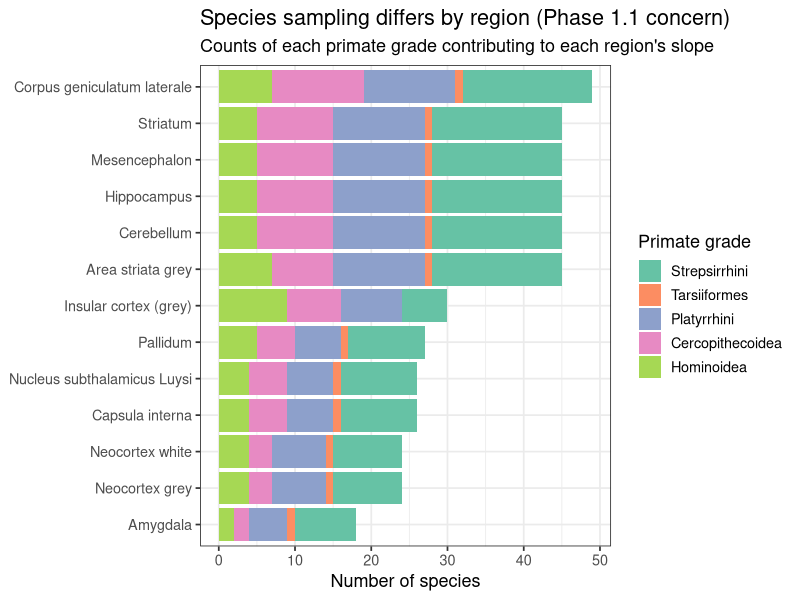
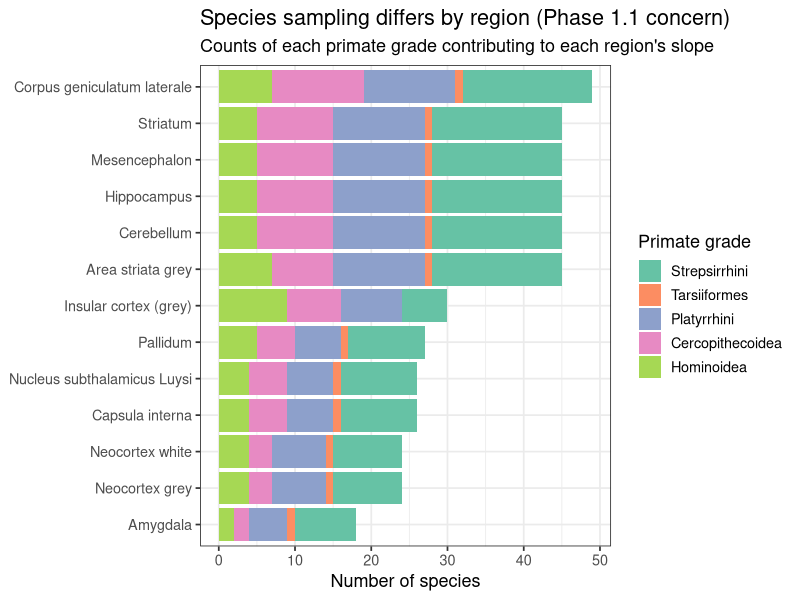
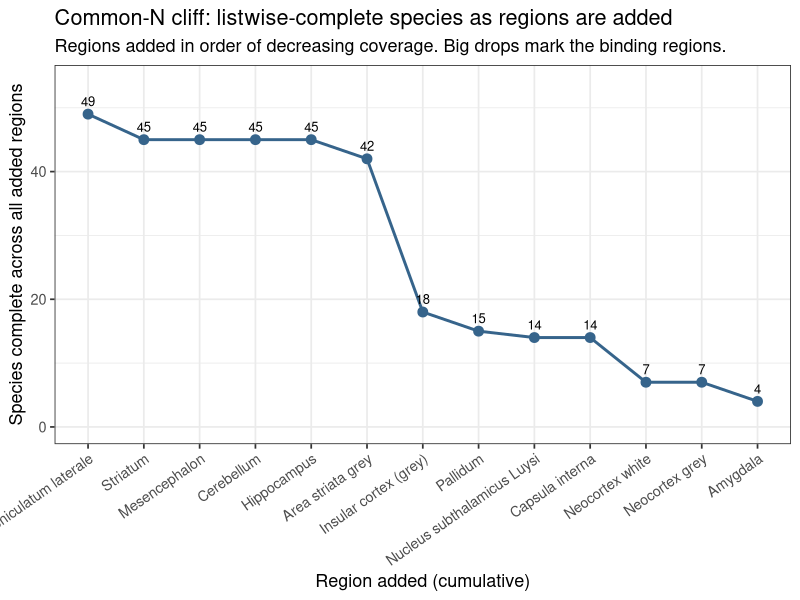
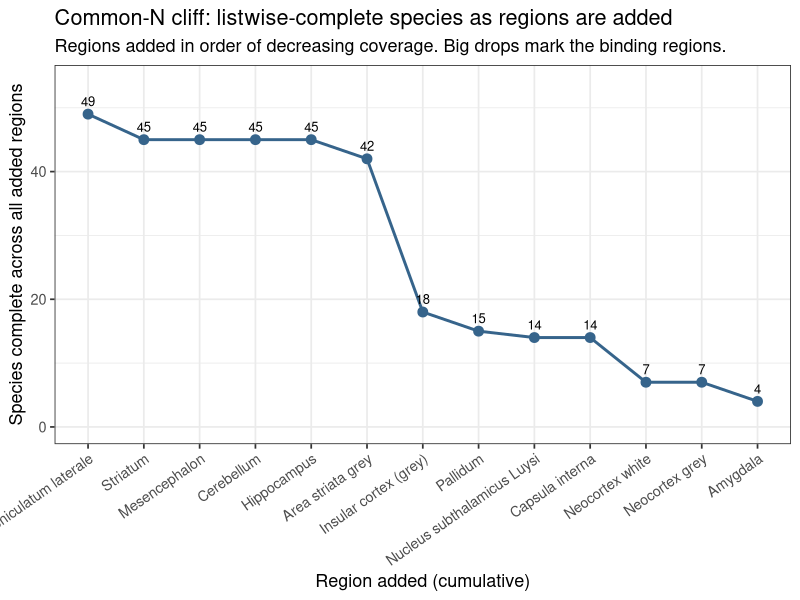

Source code (R) for these figures, in order:
# ============================================================
# Study 3 — Phase 1.1 diagnostic: missingness + clade composition
#
# Purpose: quantify the slope-comparability concern. Different regions are
# measured in different species subsets, and those subsets differ in primate
# grade composition (e.g. insula is ape-heavy / prosimian-light, cerebellum the
# opposite). PGLS does not fully remove this sampling confound, so we (a) report
# per-region N + grade composition and (b) show how a common (listwise) species
# set shrinks as regions are added — the "common-N cliff".
#
# Outputs:
#   checks/s3/phase1/s3_region_missingness_clade.csv
#   checks/s3/phase1/s3_common_N_cliff.csv
#   figs/s3/phase1/plot_clade_composition_by_region.png/.pdf
#   figs/s3/phase1/plot_common_N_cliff.png/.pdf
# ============================================================

setwd("~/Library/CloudStorage/Dropbox/COLLABORATIVE/Do expensive brain regions increase less in humans/analyses_metabol_rate_structure")

library(tidyverse)

dir.create("checks/s3/phase1", showWarnings = FALSE, recursive = TRUE)
dir.create("figs/s3/phase1",   showWarnings = FALSE, recursive = TRUE)

# --- Data ---
Stephan <- read.csv("data_raw/Stephan_primates.csv") %>%
  filter(!is.na(Species), trimws(Species) != "") %>%   # drop trailing blank row (59 real species)
  mutate(Preferred_brain_volume = coalesce(Brain_volume, Brainvol, Total_brain_net_volume))

# Modelled regions: raw column -> display label (same order as the main script)
region_labels <- c(
  LGN_Sousa = "Corpus geniculatum laterale", Amygdala = "Amygdala", Pallidum = "Pallidum",
  NeoW_Frahm = "Neocortex white", Total_insula_volume_L = "Insular cortex (grey)",
  Nucleus_subthalamicus = "Nucleus subthalamicus Luysi", Capsula_interna = "Capsula interna",
  Striatum = "Striatum", ASG_Sousa = "Area striata grey", NeoG_Frahm = "Neocortex grey",
  Mesencephalon = "Mesencephalon", Cerebellum = "Cerebellum", Hippocampus = "Hippocampus"
)
target_cols <- names(region_labels)

# --- Primate grade lookup (genus -> grade) ---
grade_of <- function(species) {
  genus <- sub("_.*$", "", species)
  strepsirrhini <- c("Avahi","Cheirogaleus","Daubentonia","Eulemur","Galago","Galagoides",
                     "Indri","Lepilemur","Loris","Microcebus","Nycticebus","Otolemur",
                     "Perodicticus","Propithecus","Varecia")
  platyrrhini   <- c("Alouatta","Aotus","Ateles","Callithrix","Cebus","Lagothrix",
                     "Leontopithecus","Pithecia","Plecturocebus","Saguinus","Saimiri")
  cercopith     <- c("Cercocebus","Cercopithecus","Colobus","Erythrocebus","Lophocebus",
                     "Macaca","Miopithecus","Nasalis","Papio","Piliocolobus","Pygathrix",
                     "Trachypithecus")
  hominoidea    <- c("Gorilla","Homo","Hylobates","Pan","Pongo","Symphalangus")
  dplyr::case_when(
    genus == "Tarsius"        ~ "Tarsiiformes",
    genus %in% strepsirrhini  ~ "Strepsirrhini",
    genus %in% platyrrhini    ~ "Platyrrhini",
    genus %in% cercopith      ~ "Cercopithecoidea",
    genus %in% hominoidea     ~ "Hominoidea",
    TRUE                      ~ "Unassigned"
  )
}
clade_levels <- c("Strepsirrhini","Tarsiiformes","Platyrrhini","Cercopithecoidea","Hominoidea")
Stephan$grade <- factor(grade_of(Stephan$Species), levels = clade_levels)
N_total <- nrow(Stephan)

# ============================================================
# Table 1 — per-region missingness + clade composition
# ============================================================
region_clade <- map_dfr(target_cols, function(col) {
  present <- Stephan[!is.na(Stephan[[col]]), ]
  counts  <- as.list(table(factor(present$grade, levels = clade_levels)))
  tibble(raw_column = col, Structure = region_labels[[col]],
         N_present = nrow(present), N_missing = N_total - nrow(present),
         pct_missing = round(100 * (N_total - nrow(present)) / N_total, 1)) %>%
    bind_cols(as_tibble(counts))
})
write_csv(region_clade, "checks/s3/phase1/s3_region_missingness_clade.csv")

# Stacked-bar figure (clade composition per region, ordered by N)
clade_long <- region_clade %>%
  pivot_longer(all_of(clade_levels), names_to = "grade", values_to = "n") %>%
  mutate(grade = factor(grade, levels = clade_levels),
         Structure = fct_reorder(Structure, N_present))

p_clade <- ggplot(clade_long, aes(x = Structure, y = n, fill = grade)) +
  geom_col() +
  coord_flip() +
  scale_fill_brewer(palette = "Set2") +
  theme_bw(base_size = 13) +
  labs(title = "Species sampling differs by region (Phase 1.1 concern)",
       subtitle = "Counts of each primate grade contributing to each region's slope",
       x = NULL, y = "Number of species", fill = "Primate grade")
ggsave("figs/s3/phase1/plot_clade_composition_by_region.png", p_clade, width = 9, height = 5.5, dpi = 300)
ggsave("figs/s3/phase1/plot_clade_composition_by_region.pdf", p_clade, width = 9, height = 5.5)

# ============================================================
# Table 2 — common-N cliff (regions added in order of decreasing N)
# ============================================================
ordered_cols <- region_clade %>% arrange(desc(N_present)) %>% pull(raw_column)

common <- Stephan$Species
cliff <- map_dfr(seq_along(ordered_cols), function(i) {
  col <- ordered_cols[i]
  present <- Stephan$Species[!is.na(Stephan[[col]])]
  common <<- intersect(common, present)
  comp <- table(factor(grade_of(common), levels = clade_levels))
  tibble(step = i, region_added = region_labels[[col]],
         region_N = length(present), cumulative_common_N = length(common),
         common_species_clades = paste(sprintf("%s:%d", names(comp), as.integer(comp))[comp > 0],
                                       collapse = "; "))
})
write_csv(cliff, "checks/s3/phase1/s3_common_N_cliff.csv")

p_cliff <- ggplot(cliff, aes(reorder(region_added, step), cumulative_common_N, group = 1)) +
  geom_line(color = "steelblue4", linewidth = 1) +
  geom_point(size = 3, color = "steelblue4") +
  geom_text(aes(label = cumulative_common_N), vjust = -0.8, size = 3.3) +
  coord_cartesian(ylim = c(0, max(cliff$cumulative_common_N) + 5)) +
  theme_bw(base_size = 13) +
  labs(title = "Common-N cliff: listwise-complete species as regions are added",
       subtitle = "Regions added in order of decreasing coverage. Big drops mark the binding regions.",
       x = "Region added (cumulative)", y = "Species complete across all added regions") +
  theme(axis.text.x = element_text(angle = 35, hjust = 1))
ggsave("figs/s3/phase1/plot_common_N_cliff.png", p_cliff, width = 9, height = 5.5, dpi = 300)
ggsave("figs/s3/phase1/plot_common_N_cliff.pdf", p_cliff, width = 9, height = 5.5)

message("Phase 1.1 diagnostic written to checks/s3/phase1/ and figs/s3/phase1/")
print(region_clade)
print(cliff)
